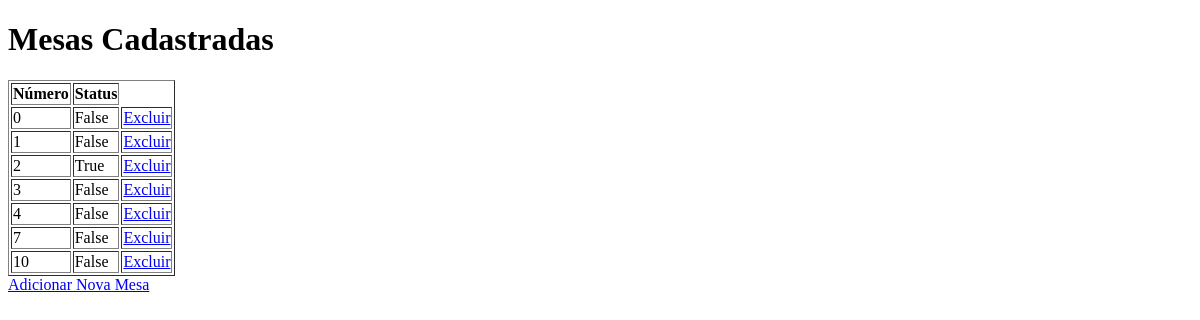
The page /list-tables/ on the database as committed earlier.
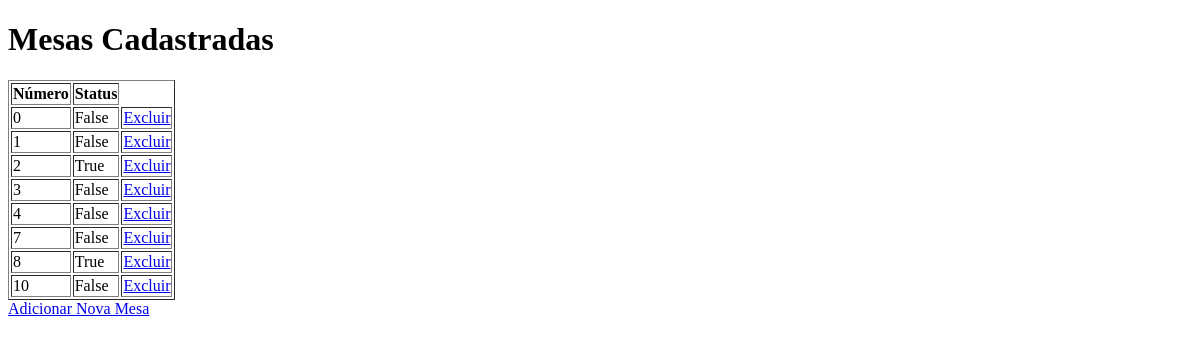
The same page on the database as committed later.
### orders/models.py (models this page shows, shortened)
class Table(models.Model):
    id = models.AutoField(primary_key=True)
    number = models.PositiveIntegerField(unique=True)
    status = models.BooleanField(default=False)
    qr_code_image = models.ImageField(upload_to='qr_codes/', blank=True, null=True)
    class Meta:
        db_table = 'tables'

### orders/views.py (the view)
# urls.py: path('list-tables/', list_tables, name='list_tables'),
def list_tables(request):
    tables = Table.objects.all().order_by('number')  # Você pode ordenar como quiser
    return render(request, 'list_tables.html', {'tables': tables})

### templates/List_tables.html (shortened to what this page needs)
<!DOCTYPE html>
<html lang="pt-br">
<head>
</head>
<body>
    <h1>Mesas Cadastradas</h1>
    <table border="1">
        <thead>
            <tr>
                <th>Número</th>
                <th>Status</th>
            </tr>
        </thead>
        <tbody>
            {% for table in tables %}
                <tr>
                    <td>{{ table.number }}</td>
                    <td>{{ table.status}}</td>
                     <td>
                    <a href="{% url 'delete_table' table.id %}">Excluir</a>
                </td>
                </tr>
            {% empty %}
                <tr>
                    <td colspan="3">Nenhuma mesa cadastrada.</td>
                </tr>
            {% endfor %}
        </tbody>
    </table>
    <a href="{% url 'add_table' %}">Adicionar Nova Mesa</a>
</body>
</html>

Rows that differ between the two databases and show on the page:
added Table: number "8", status "True"
